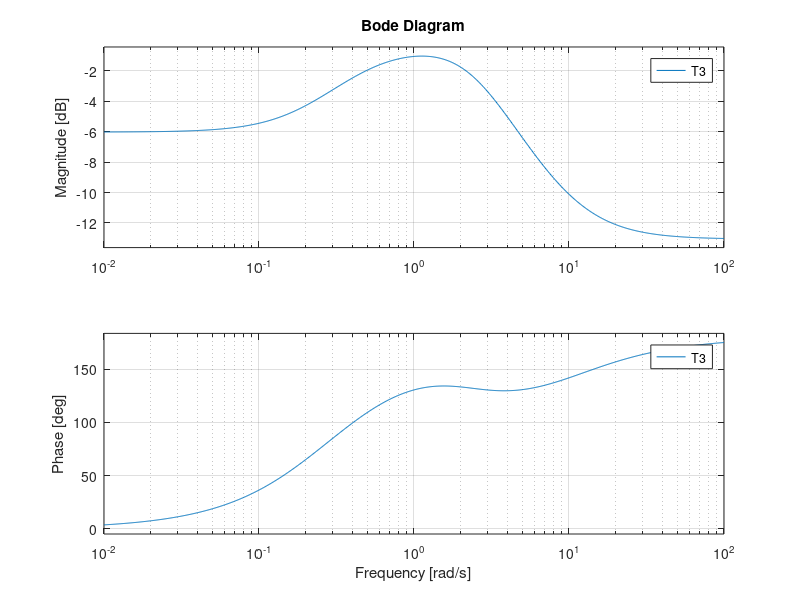
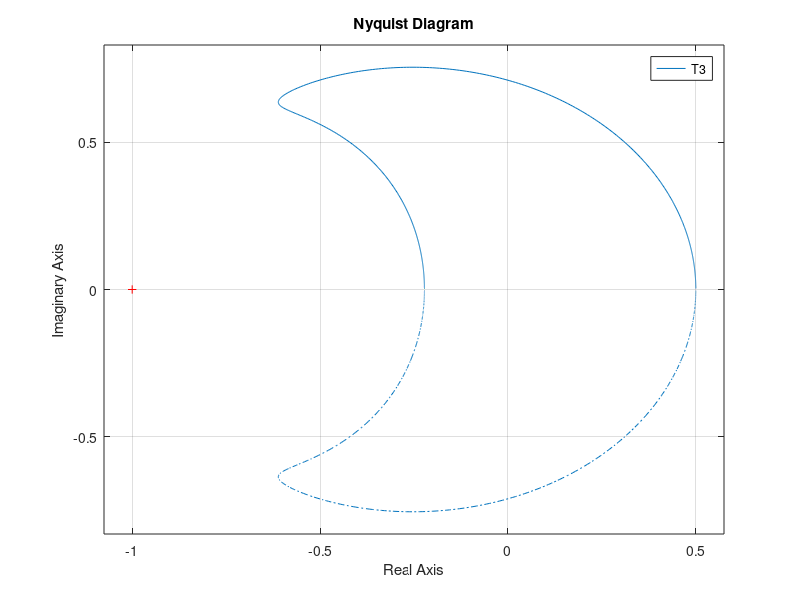
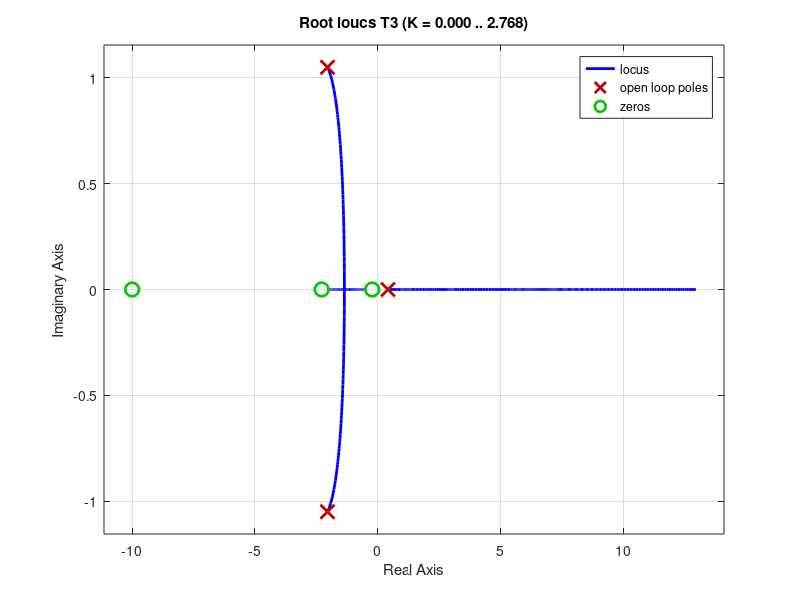
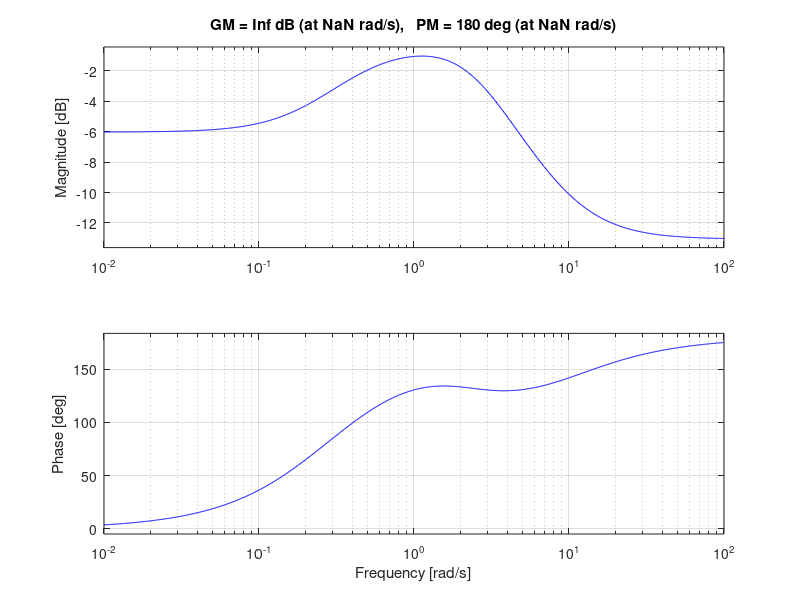

The MATLAB script that drew these images, in order:
G = tf([2,5,1],[1,2,3]);
H = tf([5,10],[1,10]);

%Input arguments should be order of G and H
T1 = feedback(G,H);  %default as negative feedback
T2 = feedback(G,H,-1);
%These are negative feedback systems(sign as -1) having closed loop gain G/1+GH 
T3 = feedback(G,H,1);
%This is for positive feedback systems(sign as +1) having closed loop gain
%G/1-GH

figure;
bode(T3);
figure;
nyquist(T3);
figure;
rlocus(T3);
figure;
margin(T3);

%Directly gives poles and zeros for the transfer function
pole(H)
zero(H) 
%Low frequency DC gain i.e at (s=0 implies w=0)
dcgain(H)

%Impulse response h(t) for the given transfer function
figure;
impulse(H)


